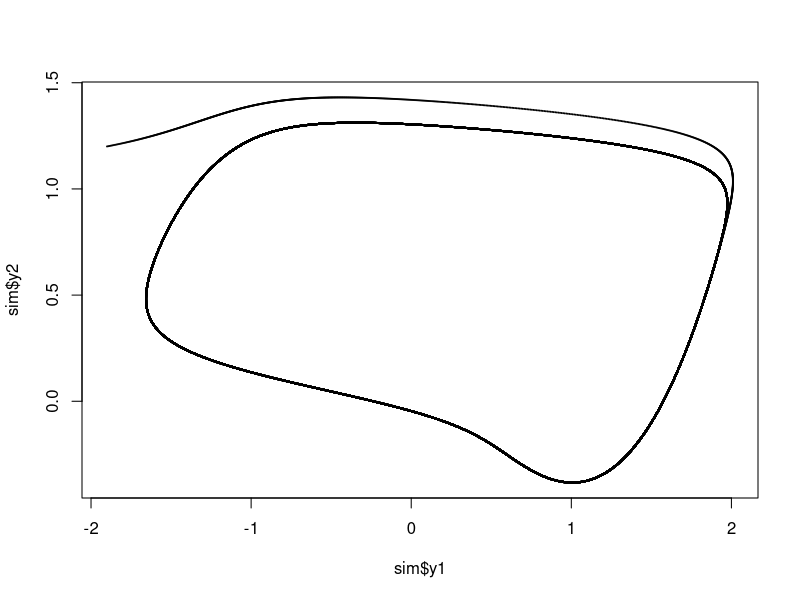
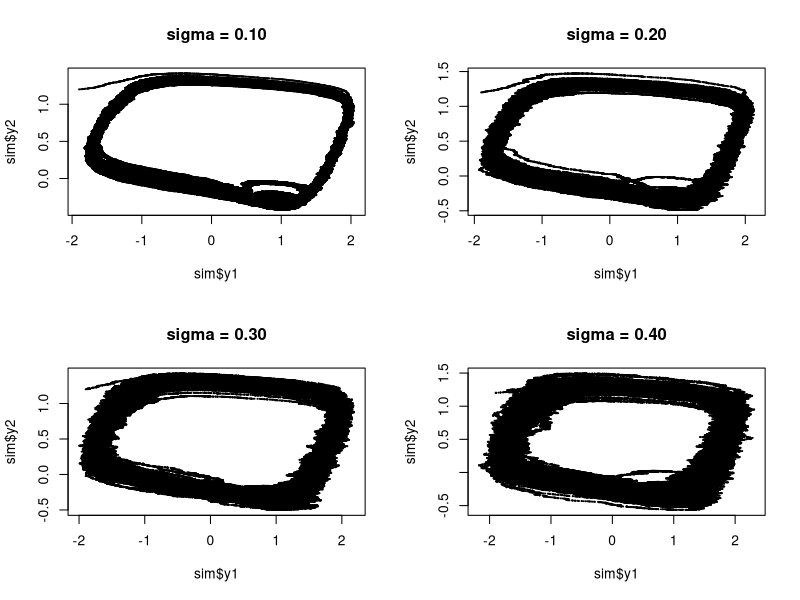
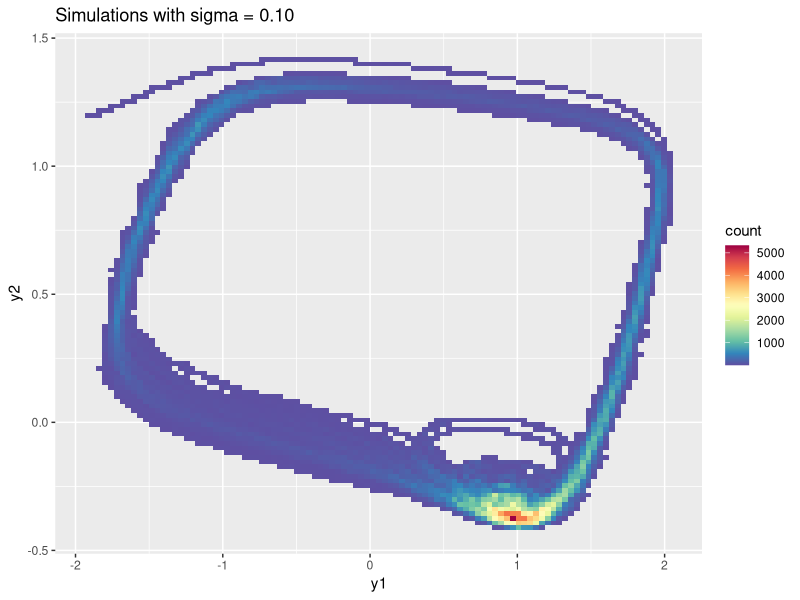
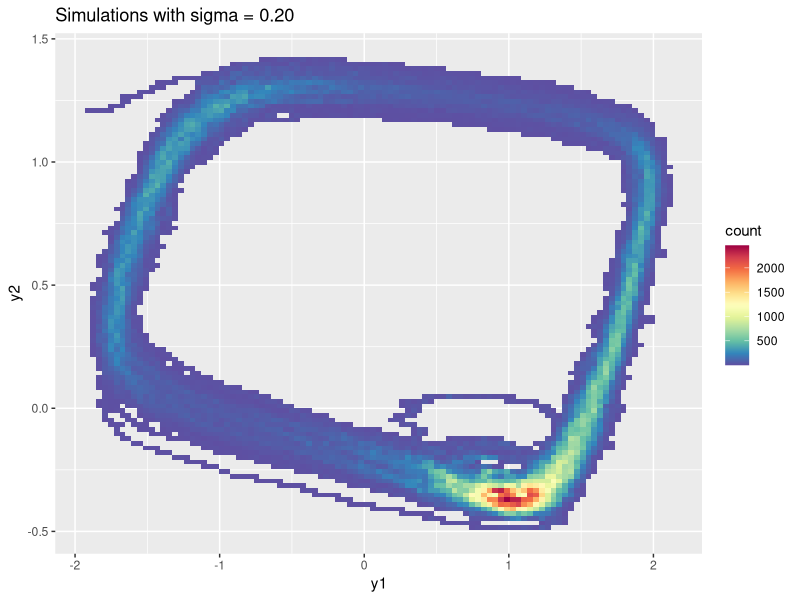
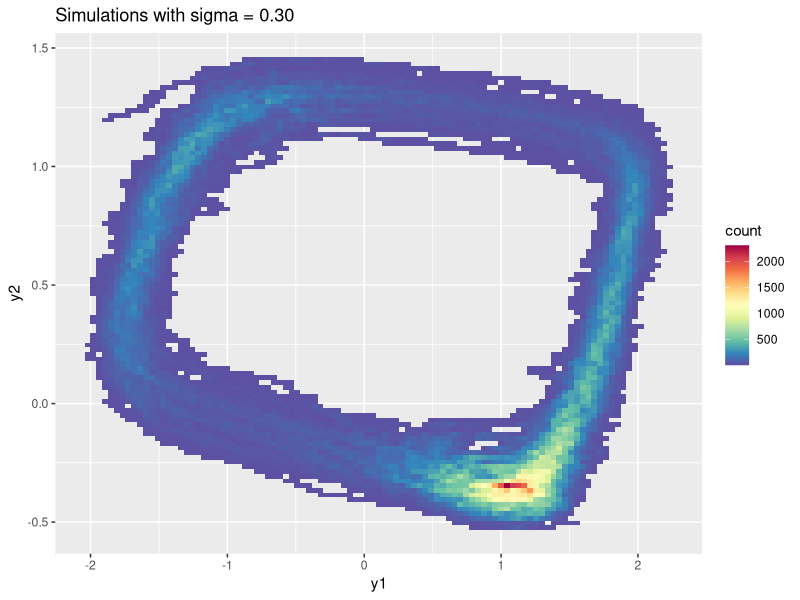
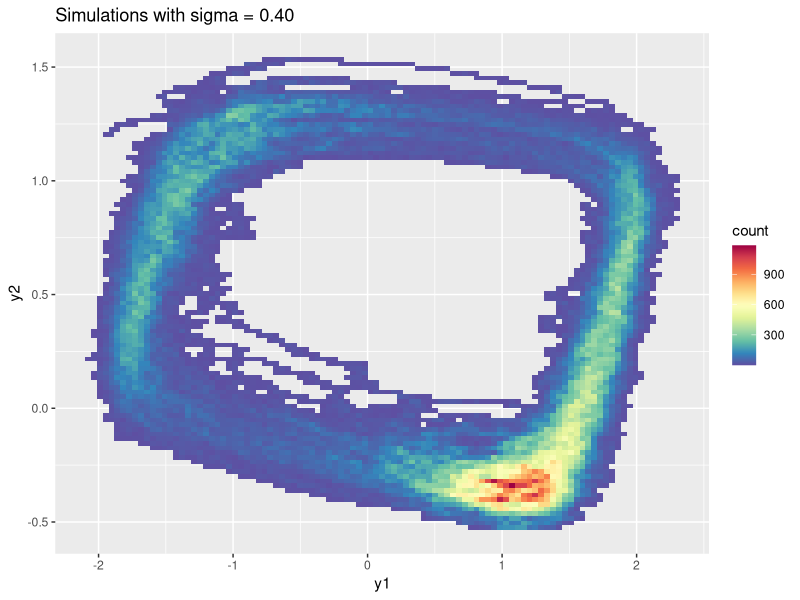

Write R code to recreate these figures, in order.
## ---- chunk 1
knitr::opts_chunk$set(cache = T) # Omg mega fedt for compile-tiden med cache=TRUE <3
## ---- chunk 2
# Let's define a function to simulate the system
SDEsim = function(y1_init = -1.9, y2_init=1.2, delta = 2^(-9),
                  theta1=0.7, theta2=0.8, theta3=3.0, theta4=-0.34,
                  sigma=0, T=1000/delta){
    # Init
  D = list()
  y1 = rep(NaN, T); y1[1] = y1_init;
  y2 = rep(NaN, T); y2[1] = y2_init;
  
    # Run the system
  for (i in 1:(T-1)){
    y1[i+1] = y1[i] + theta3*(y1[i] + y2[i] - 1/3*y1[i]^3 + theta4)*delta + sigma * rnorm(1,0,sqrt(delta))
    y2[i+1] = y2[i] - 1/theta3 * (y1[i] + theta2*y2[i] - theta1) * delta
  }
    # Save and return list
  D$y1 = y1
  D$y2 = y2
  return(D)
}
sim = SDEsim(sigma=0)
plot(sim$y1, sim$y2, cex=0.01)
## ---- chunk 3
par(mfrow=c(2,2))
for (sd in c(0.1, 0.2, 0.3, 0.4)){
  sim = SDEsim(sigma=sd)
  plot(sim$y1, sim$y2, cex=0.1, main=sprintf("sigma = %.2f", sd))
}
## ---- chunk 4
sim = data.frame(SDEsim(sigma=0.1))

# Ref: https://www.r-bloggers.com/2014/09/5-ways-to-do-2d-histograms-in-r/
#install.packages("ggplot2")
library(ggplot2)

# Default call (as object)
p <- ggplot(sim, aes(y1,y2))

# Add colouring and change bins
library(RColorBrewer)
rf <- colorRampPalette(rev(brewer.pal(11,'Spectral')))
r <- rf(32)
h3 <- p + stat_bin2d(bins=100) + scale_fill_gradientn(colours=r) + ggtitle(sprintf("Simulations with sigma = %.2f", 0.1))
h3
## ---- chunk 5
sim2 = data.frame(SDEsim(sigma=0.20))
sim3 = data.frame(SDEsim(sigma=0.30))
sim4 = data.frame(SDEsim(sigma=0.40))

# Default call (as object)
p2 <- ggplot(sim2, aes(y1,y2))
p3 <- ggplot(sim3, aes(y1,y2))
p4 <- ggplot(sim4, aes(y1,y2))

# Add colouring and change bins
library(RColorBrewer)
rf <- colorRampPalette(rev(brewer.pal(11,'Spectral')))
r <- rf(32)
(h2 <- p2 + stat_bin2d(bins=100) + scale_fill_gradientn(colours=r) + ggtitle(sprintf("Simulations with sigma = %.2f", 0.2)))
(h3 <- p3 + stat_bin2d(bins=100) + scale_fill_gradientn(colours=r) + ggtitle(sprintf("Simulations with sigma = %.2f", 0.3)))
(h4 <- p4 + stat_bin2d(bins=100) + scale_fill_gradientn(colours=r) + ggtitle(sprintf("Simulations with sigma = %.2f", 0.4)))
## ---- chunk 6
#ExampleRoom1.R
